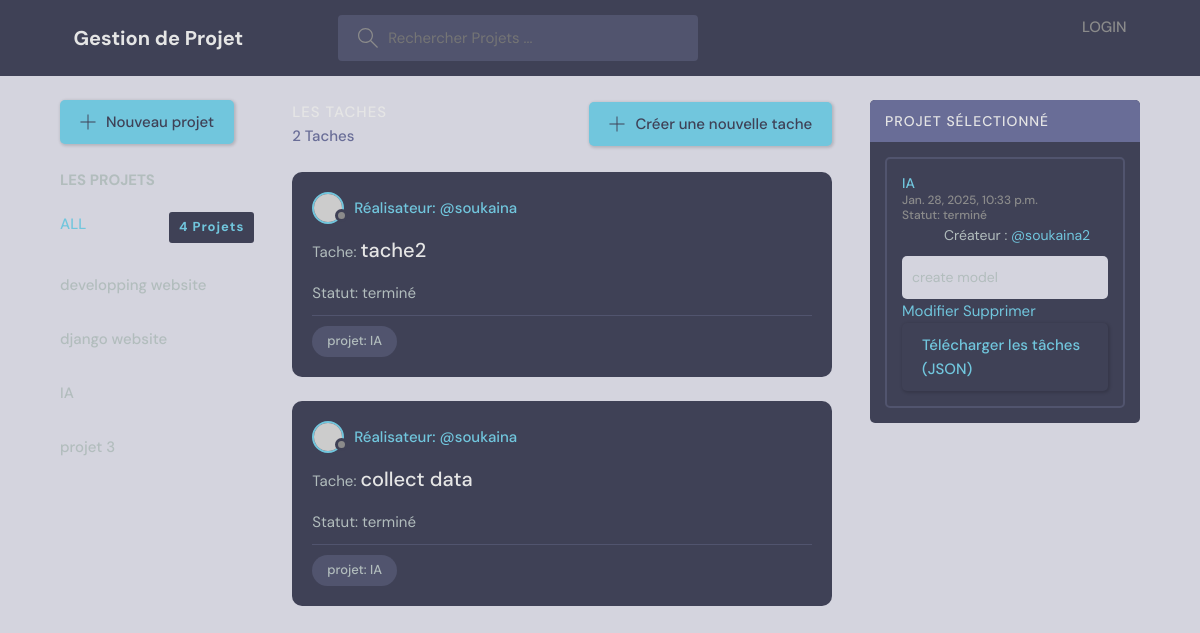
Page /?q=IA on the committed database.
### base/models.py (models this page shows, shortened)
class Projet(models.Model):
    STATUS_CHOICES = [
        ('en cours', 'En cours'),
        ('terminé', 'Terminé'),
    ]
    utilisateur=models.ForeignKey(User, on_delete=models.CASCADE,null=True)
    nom=models.CharField(max_length=200)
    description=models.TextField(null=True,blank=True)
    statut = models.CharField(
        max_length=20,
        choices=STATUS_CHOICES,
        default='en cours',  # Statut par défaut
    )
    updated=models.DateTimeField(auto_now=True)
    created=models.DateTimeField(auto_now_add=True)
    class Meta:
        ordering=   ['-updated','-created']

class tache(models.Model):
    STATUS_CHOICES = [
        ('à faire', 'À faire'),
        ('en cours', 'En cours'),
        ('terminé', 'Terminé'),
    ]
    utilisateur=models.ForeignKey(User, on_delete=models.CASCADE,null=True)
    projet=models.ForeignKey(Projet,on_delete=models.CASCADE,null=True)
    titre=models.CharField(max_length=200)
    description=models.TextField(null=True,blank=True)
    statut = models.CharField(
        max_length=20,
        choices=STATUS_CHOICES,
        default='à faire',  # Statut par défaut
    )
    updated=models.DateTimeField(auto_now=True)
    created=models.DateTimeField(auto_now_add=True)
    class Meta:
        ordering=   ['-updated','-created']

### base/views.py (the view)
# urls.py: 2. Add a URL to urlpatterns:  path('', views.home, name='home')
def home(request):
    user = request.user  # Récupère l'utilisateur connecté
    q = request.GET.get('q', '')  # Récupère la valeur de 'q' ou une chaîne vide si 'q' n'existe pas
    if user.is_authenticated:
        taches = tache.objects.filter(
            Q(projet__utilisateur=user) |  # Tâches appartenant à des projets créés par l'utilisateur
            Q(utilisateur=user)  # Tâches où l'utilisateur est le réalisateur
        ).filter(
            Q(projet__nom__icontains=q) |  # Filtre supplémentaire pour la recherche
            Q(titre__icontains=q) |
            Q(description__icontains=q)
        ).distinct()  # Évite les doublons
        projets = Projet.objects.filter(utilisateur=user)  # Projets créés par l'utilisateur
    else:
        taches = tache.objects.filter(
            Q(projet__nom__icontains=q) |  # Filtre pour la recherche
            Q(titre__icontains=q) |
            Q(description__icontains=q)
        ).distinct()
        projets = Projet.objects.all()  # Tous les projets
    projets_count = projets.count()
    taches_count = taches.count()
    projet_obj = None
    if q:
        try:
            if user.is_authenticated:
                projet_obj = Projet.objects.get(nom=q, utilisateur=user)  # Projet appartenant à l'utilisateur
            else:
                projet_obj = Projet.objects.get(nom=q)  # Projet sans restriction d'utilisateur
        except Projet.DoesNotExist:
            pass
    context = {'taches': taches,'projets': projets,'taches_count': taches_count,'projets_count': projets_count,'projet_obj': projet_obj}
    return render(request, 'base/home.html', context)

### base/templates/base/home.html (shortened to what this page needs)
{%extends 'main.html'%}
{%load static%}
  {% block content %}
  <main class="layout layout--3">
    <div class="container">
      <div class="topics">
        <a class="btn btn--main" href="{%url 'create-projet'%}">
          <svg version="1.1" xmlns="http://www.w3.org/2000/svg" width="32" height="32" viewBox="0 0 32 32">
            <title>add</title>
            <path
              d="M16.943 0.943h-1.885v14.115h-14.115v1.885h14.115v14.115h1.885v-14.115h14.115v-1.885h-14.115v-14.115z">
            </path>
          </svg>Nouveau projet</a>
        <br>
        <br>
        <div class="topics__header">
          <h3>LES PROJETS</h3>
        </div>
        <ul class="topics__list">
          <li>
            <a class="active" href=" {% url 'home' %}">ALL<span>{{projets_count}} Projets</span></a>
          </li>
          {%for projet in projets %}
          <li>
            <h5>
              <a href="{%url 'home'%}?q={{projet.nom}}">{{projet.nom}}</a>
            </h5>
          </li>
          {%endfor%}
        </ul>
      </div>
      <div class="roomList">
        <div class="roomList__header">
          <div>
            <h2>les Taches</h2>
            <p>{{taches_count}} Taches</p>
          </div>
          <a class="btn btn--main" href="{%url 'create-tache'%}">
            <svg version="1.1" xmlns="http://www.w3.org/2000/svg" width="32" height="32" viewBox="0 0 32 32">
              <title>add</title>
              <path
                d="M16.943 0.943h-1.885v14.115h-14.115v1.885h14.115v14.115h1.885v-14.115h14.115v-1.885h-14.115v-14.115z">
              </path>
            </svg>
            Créer une nouvelle tache
          </a>
        </div>
        {%for tache in taches%}
        <div class="roomListRoom">
          <div class="roomListRoom__header">
            <a href="{%url 'user-Profile' tache.utilisateur.id  %}" class="roomListRoom__author">
              <div class="avatar avatar--small">
                <img src="https://randomuser.me/api/portraits/women/11.jpg" />
              </div>
              <span>Réalisateur: @{{tache.utilisateur.username}}</span>
            </a>
          </div>
          <div class="roomListRoom__content">
            Tache: <a href="{% url 'tache' tache.id %}">{{tache.titre}}</a>
            <p>Statut: {{tache.statut}}</p>
          </div>
          <div class="roomListRoom__meta">
            <p class="roomListRoom__topic">projet: {{tache.projet.nom}}</p>
          </div>
        </div>
        {%endfor%}
      </div>
      <div class="activities">
        <div class="activities__header">
          <h2>Projet Sélectionné</h2>
        </div>
        {% if projet_obj %}
        <div class="activities__box">
          <div class="activities__boxHeader roomListRoom__header">
            <a href="profile.html" class="roomListRoom__author">
              <p>{{projet_obj.nom}}
                <span>{{projet_obj.created}}</span>
                <span>Statut: {{projet_obj.statut}}</span>
              </p>
            </a>
          </div>
          <div class="activities__boxContent">
            <p>Créateur : <a href="{%url 'user-Profile' projet_obj.id  %}">@{{projet_obj.utilisateur.username}}</a></p>
            <div class="activities__boxRoomContent">{{projet_obj.description}}
            </div>
          </div>
          <a href="{% url 'update-Projet' projet_obj.id %}">Modifier</a>
          <a href="{% url 'delete-Projet' projet_obj.id %}">Supprimer</a>
          <a href="{% url 'export_project_tasks' projet_obj.id %}" class="btn btn-primary">Télécharger les tâches
            (JSON)</a>
          {% else %}
          <h5>Aucun</h5>
        </div>
        {% endif %}
      </div>
    </div>
    {% endblock content %}

### rows in the picture
Projet: nom "developping website"
Projet: nom "django website"
Projet: nom "IA", created "Jan. 28, 2025, 10:33 p.m.", statut "terminé", utilisateur.username "soukaina2", description "create model"
Projet: nom "projet 3"
tache: utilisateur.username "soukaina", titre "tache2", statut "terminé", projet.nom "IA"
tache: utilisateur.username "soukaina", titre "collect data", statut "terminé", projet.nom "IA"

### other values in the picture
{{ projets_count }} "4"
{{ taches_count }} "2"
